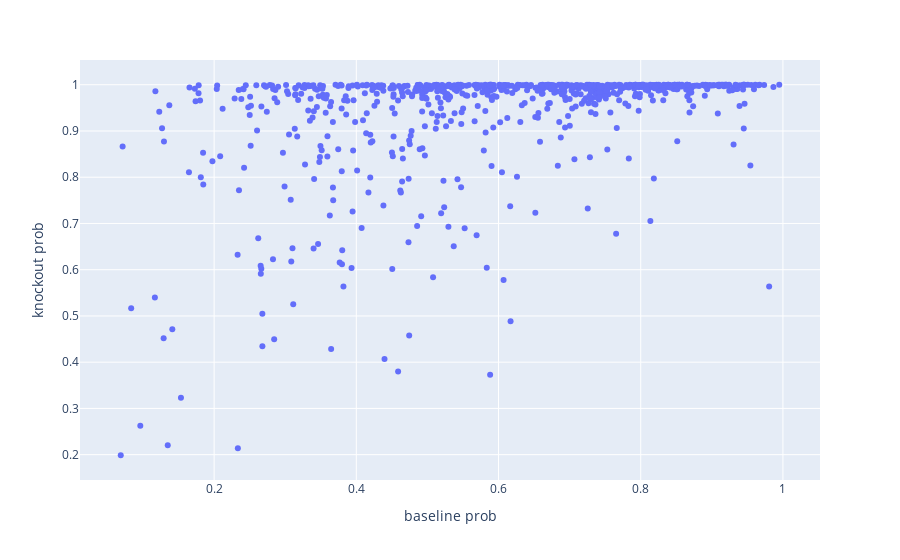

Notebook code cell kept with this figure:
### Code cell
import plotly.express as px

px.scatter(filtered, x='baseline prob', y='knockout prob').show()
# merged.loc[0, 'token']

### Figure 1 — Plotly figure (JSON) as saved in the notebook; plotly's stock layout.template omitted (floating-point values rounded to 4 significant figures; data arrays with more than 128 entries replaced by an {"elided": "..."} marker saying what was removed)
{"data": [{"hovertemplate": "baseline prob=%{x}<br>knockout prob=%{y}<extra></extra>", "legendgroup": "", "marker": {"color": "#636efa", "symbol": "circle"}, "mode": "markers", "name": "", "orientation": "v", "showlegend": false, "type": "scatter", "x": {"elided": "762 float values"}, "xaxis": "x", "y": {"elided": "762 float values"}, "yaxis": "y"}], "layout": {"legend": {"tracegroupgap": 0}, "margin": {"t": 60}, "xaxis": {"anchor": "y", "domain": [0, 1], "title": {"text": "baseline prob"}}, "yaxis": {"anchor": "x", "domain": [0, 1], "title": {"text": "knockout prob"}}}}
